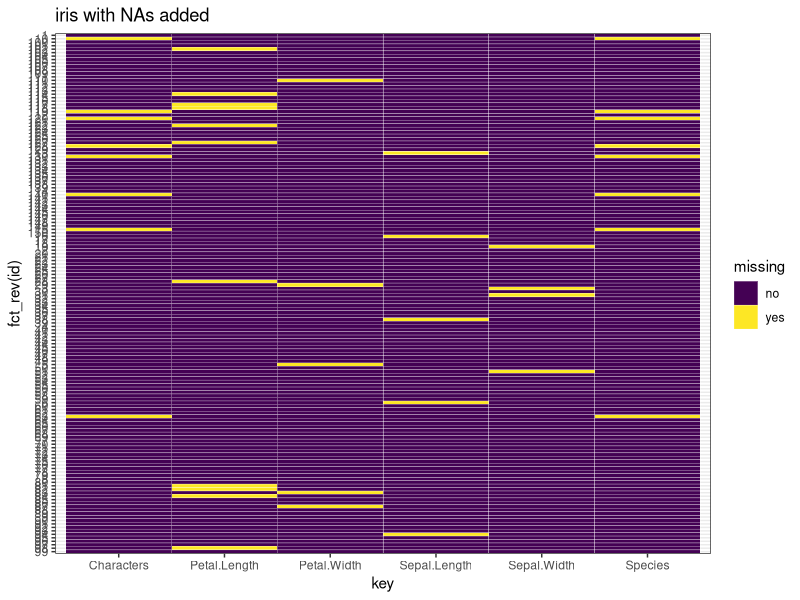

Here is the R script that generated this plot: (Note: this script raises an error after producing the figure.)
## ---- chunk 1
knitr::opts_chunk$set(echo = TRUE)
## ---- chunk 2
library(tidyverse)
library(datasets)
data(iris)
library(ggplot2)
## ---- chunk 3
iris=as.data.frame(lapply(iris, function(cc) cc[ sample(c(TRUE, NA), prob = c(0.95, 0.05), size = length(cc), replace = TRUE) ]))
## ---- chunk 4
View(iris)
## ---- chunk 5
head(iris)
## ---- chunk 6
head(iris,3)
## ---- chunk 7
tail(iris,2)
## ---- chunk 8
library(dplyr)
sample_n(iris, 5)
## ---- chunk 9
dim(iris)
## ---- chunk 10
summary(iris)
## ---- chunk 11
str(iris)
## ---- chunk 12
library(dplyr)
iris %>% 
    summarize(mean.1 = mean(Petal.Length, na.rm=TRUE), sd.1 = sd(Petal.Length, na.rm=TRUE),
              mean.2 = mean(Sepal.Length, na.rm=TRUE), sd.2 = sd(Sepal.Length, na.rm=TRUE))
## ---- chunk 13
summary(iris$Species)
## ---- chunk 14
iris$Characters <- as.character(iris$Species)
summary(iris$Characters)
## ---- chunk 15
unique(iris$Characters)
## ---- chunk 16
table(iris$Characters)
## ---- chunk 17
#Missing values by columns
colSums(is.na(iris))  %>%
  sort(decreasing=TRUE)


#Missing values by row
rowSums(is.na(iris))  %>%
  sort(decreasing=TRUE)
## ---- chunk 18
#use heatmap

tidyiris <- iris %>%
  rownames_to_column("id") %>%
  gather(key, value, -id) %>%
  mutate(missing = ifelse(is.na(value), "yes", "no"))

ggplot(tidyiris, aes(x = key, y = fct_rev(id), fill = missing)) +
  geom_tile(color = "white") +
  ggtitle("iris with NAs added") +
  scale_fill_viridis_d() + # discrete scale
  theme_bw()
## ---- chunk 19
#install.packages("mi")

x <- missing_data.frame(iris)
image(x)
## ---- chunk 20
install.packages("visna")

## ---- chunk 21
library(ggplot2)
## ---- chunk 22
tidyiris <- iris[1:4] %>%
  rownames_to_column("id") %>%
  gather(key, value, -id) 

ggplot(data=tidyiris)+
  geom_boxplot(mapping=aes(x=key,y=value))

## ---- chunk 23
library(GGally)
ggpairs(iris[1:4])
